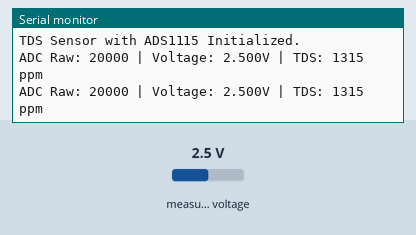
This sketch was run on a simulated ESP32. On the bench: the last lines printed to the serial monitor. The test bench sets the inputs (shaded band); at power-on: measured voltage 2.5 V.

Above: at 1.2 s.
1.3 s: measured voltage set to 0.1 V
At 2.6 s:
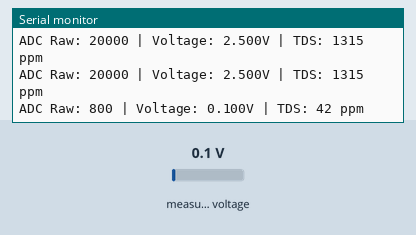
2.8 s: measured voltage set to 1.2 V
At 3.9 s:
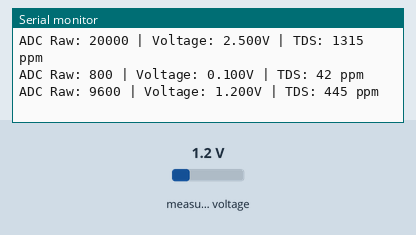
Timing chart, 0 to 5.8 s (numbered marks = the images above; inputs shaded):
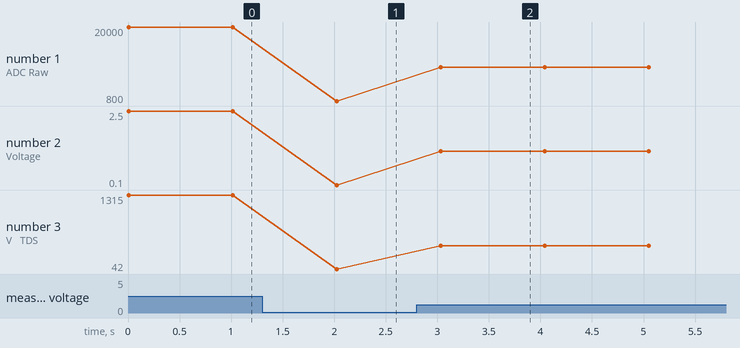

The sketch:

ESP_TDS.ino
```cpp
#include <Wire.h>
#include <Adafruit_ADS1X15.h> // library from Adafruit ADS1X15

Adafruit_ADS1115 ads;

// --- Constants and Calibration ---
const float VREF = 3.3;      // Voltage reference of ADS1115 (set to match your VDD)
const float ADC_RANGE = 32767.0; // ADS1115 is 16-bit, but 15-bit for positive values
float temperature = 25.0;    // Default temperature for compensation

void setup() {
  Serial.begin(115200);

  // Initialize ADS1115
  // Gain can be adjusted:
  // GAIN_ONE: +/- 4.096V (use this if powering ADS with 5V but sensor outputs <4V)
  // GAIN_TWO: +/- 2.048V (higher precision if sensor output is always low)
  ads.setGain(GAIN_ONE);

  if (!ads.begin()) {
    Serial.println("Failed to initialize ADS1115!");
    while (1);
  }

  Serial.println("TDS Sensor with ADS1115 Initialized.");
}

void loop() {
  int16_t adc0;
  float voltage, compensationCoefficient, compensationVoltage, tdsValue;

  // 1. Read Raw Value from Channel 0
  adc0 = ads.readADC_SingleEnded(0);

  // 2. Convert raw ADC to Voltage
  // GAIN_ONE means 1 bit = 0.125mV
  voltage = adc0 * 0.125 / 1000.0;

  // 3. Temperature Compensation
  // TDS is highly sensitive to temperature (~2% per °C)
  compensationCoefficient = 1.0 + 0.02 * (temperature - 25.0);
  compensationVoltage = voltage / compensationCoefficient;

  // 4. Convert Voltage to TDS (Standard Formula)
  // TDS = (133.42 * voltage^3 - 255.86 * voltage^2 + 857.39 * voltage) * 0.5
  tdsValue = (133.42 * pow(compensationVoltage, 3) - 255.86 * pow(compensationVoltage, 2) + 857.39 * compensationVoltage) * 0.5;

  // 5. Output to Serial
  Serial.print("ADC Raw: ");
  Serial.print(adc0);
  Serial.print(" | Voltage: ");
  Serial.print(voltage, 3);
  Serial.print("V | TDS: ");
  Serial.print(tdsValue, 0);
  Serial.println(" ppm");

  delay(1000);
}
```

Measured:
- after the input at 1.3 s, the serial monitor: prints a new line after 0.73 s (image 1)
- after the input at 2.8 s, the serial monitor: prints a new line after 0.23 s (image 2)
- plotted number 1: 20000 → 800 after the input at 1.3 s, 800 → 9600 after the input at 2.8 s
- plotted number 2: 2.5 → 0.1 after the input at 1.3 s, 0.1 → 1.2 after the input at 2.8 s
- plotted number 3: 1315 → 42 after the input at 1.3 s, 42 → 445 after the input at 2.8 s
